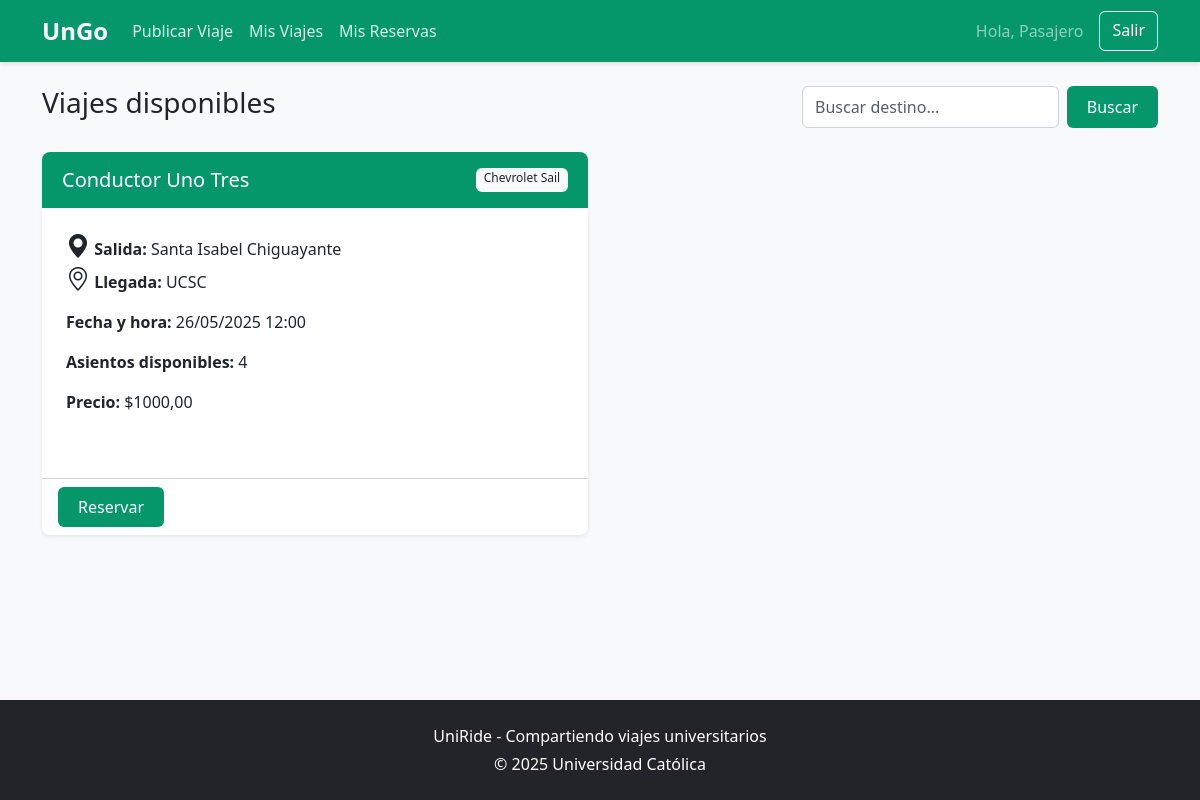
The app's page /inicio (signed in) with its own data.
### core/models.py (models this page shows, shortened)
class Usuario(AbstractUser):
    TIPO_USUARIO_CHOICES = [
        ('conductor', 'Conductor'),
        ('pasajero', 'Pasajero'),
    ]
    tipo_usuario = models.CharField(max_length=10, choices=TIPO_USUARIO_CHOICES, default='pasajero')
    telefono = models.CharField(max_length=15, blank=True, null=True)
    universidad = models.CharField(max_length=100, blank=True, null=True)
    calificacion = models.FloatField(
        validators=[MinValueValidator(0.0), MaxValueValidator(5.0)],
        default=5.0
    )

class Viaje(models.Model):
    conductor = models.ForeignKey(Usuario, on_delete=models.CASCADE, related_name='viajes_conductor')
    vehiculo = models.ForeignKey(Vehiculo, on_delete=models.CASCADE, related_name='viajes')
    origen = models.CharField(max_length=255)
    destino = models.CharField(max_length=255)
    fecha_hora_salida = models.DateTimeField()
    asientos_disponibles = models.PositiveIntegerField()
    precio_por_pasajero = models.DecimalField(max_digits=10, decimal_places=2)
    descripcion = models.TextField(blank=True, null=True)
    activo = models.BooleanField(default=True)
    creado_en = models.DateTimeField(auto_now_add=True)

class Vehiculo(models.Model):
    conductor = models.ForeignKey(Usuario, on_delete=models.CASCADE, related_name='vehiculos')
    marca = models.CharField(max_length=50)
    modelo = models.CharField(max_length=50)
    año = models.PositiveIntegerField()
    patente = models.CharField(max_length=10, unique=True)
    color = models.CharField(max_length=30)
    asientos_disponibles = models.PositiveIntegerField(default=1)

### core/views.py (the view)
# urls.py: path('inicio', views.inicio, name='inicio'),
@login_required
def inicio(request):
    viajes = Viaje.objects.filter(activo=True).order_by('-fecha_hora_salida')
    return render(request, 'core/inicio.html', {'viajes': viajes})

### core/templates/core/inicio.html
{% extends 'core/base.html' %}
{% block content %}
<div class="row mb-4">
    <div class="col-md-8">
        <h2>Viajes disponibles</h2>
    </div>
    <div class="col-md-4 text-end">
        <form method="get" class="d-flex">
            <input type="text" name="q" class="form-control me-2" placeholder="Buscar destino...">
            <button type="submit" class="btn btn-ucsc">Buscar</button>
        </form>
    </div>
</div>
<div class="row">
    {% for viaje in viajes %}
    <div class="col-md-6 mb-4">
        <div class="card card-viaje h-100">
            <div class="card-header bg-ucsc text-white">
                <div class="d-flex justify-content-between">
                    <h5 class="card-title mb-0">{{ viaje.conductor.get_full_name }}</h5>
                    <span class="badge bg-light text-dark">{{ viaje.vehiculo.marca }} {{ viaje.vehiculo.modelo }}</span>
                </div>
            </div>
            <div class="card-body">
                <div class="row">
                    <div class="col-10">
                        <p class="mb-1"><strong><i class="bi bi-geo-alt-fill h4 text-ucsc"></i> Salida:</strong> {{ viaje.origen }}</p>
                        <p class="mb-3"><strong><i class="bi bi-geo-alt h4 text-ucsc"></i> Llegada:</strong> {{ viaje.destino }}</p>
                        <p><strong>Fecha y hora:</strong> {{ viaje.fecha_hora_salida|date:"d/m/Y H:i" }}</p>
                        <p><strong>Asientos disponibles:</strong> {{ viaje.asientos_disponibles }}</p>
                        <p><strong>Precio:</strong> ${{ viaje.precio_por_pasajero }}</p>
                    </div>
                </div>
            </div>
            <div class="card-footer bg-transparent">
                <a href="{% url 'reservar_viaje' viaje.id %}" class="btn btn-ucsc">Reservar</a>
            </div>
        </div>
    </div>
    {% empty %}
    <div class="col-12">
        <div class="alert alert-info">
            No hay viajes disponibles en este momento.
        </div>
    </div>
    {% endfor %}
</div>
{% endblock %}

### core/templates/core/base.html (shortened to what this page needs)
<!DOCTYPE html>
{% load static %}
<html lang="es">
<head>
    <link href="https://cdn.jsdelivr.net/npm/bootstrap@5.3.0/dist/css/bootstrap.min.css" rel="stylesheet">
    <link rel="stylesheet" href="{% static 'core/styles.css' %}">
    <link href="https://cdn.jsdelivr.net/npm/bootstrap@5.3.0/dist/css/bootstrap.min.css" rel="stylesheet">
    <link rel="stylesheet" href="https://cdn.jsdelivr.net/npm/bootstrap-icons@1.10.0/font/bootstrap-icons.css">
    <link rel="stylesheet" href="{% static 'core/styles.css' %}">
</head>
<body>
    <nav class="navbar navbar-expand-lg navbar-dark bg-ucsc">
        <div class="container">
            <a class="navbar-brand" href="{% url 'inicio' %}">UnGo</a>
            <div class="collapse navbar-collapse">
                <ul class="navbar-nav me-auto">
                    {% if user.is_authenticated %}
                        <li class="nav-item">
                            <a class="nav-link" href="{% url 'publicar_viaje' %}">Publicar Viaje</a>
                        </li>
                        <li class="nav-item">
                            <a class="nav-link" href="{% url 'mis_viajes' %}">Mis Viajes</a>
                        </li>
                        <li class="nav-item">
                            <a class="nav-link" href="{% url 'mis_reservas' %}">Mis Reservas</a>
                        </li>
                    {% endif %}
                </ul>
                <div class="d-flex">
                    {% if user.is_authenticated %}
                        <span class="navbar-text me-3">Hola, {{ user.first_name }}</span>
                        <a href="{% url 'logout' %}" class="btn btn-outline-light">Salir</a>
                    {% else %}
                        <a href="{% url 'login' %}" class="btn btn-outline-light me-2">Ingresar</a>
                        <a href="{% url 'registro' %}" class="btn btn-light">Registrarse</a>
                    {% endif %}
                </div>
            </div>
        </div>
    </nav>
    <main class="container my-4">
        {% block content %}{% endblock %}
    </main>
    <footer class="bg-dark text-white py-4 mt-5">
        <div class="container text-center">
            <p>UniRide - Compartiendo viajes universitarios</p>
            <p class="mb-0">© {% now "Y" %} Universidad Católica</p>
        </div>
    </footer>
</body>
</html>

### core/static/core/styles.css (style rules this page uses)
:root { --ucsc-blue: #05976a; --ucsc-dark-blue: #046a4b; --ucsc-light: #f8f9fa; --ucsc-light-gray: #e9ecef; --ucsc-text: #212529; }
h2 { font-size: 28px; }
.bg-ucsc { background-color: var(--ucsc-blue); }
.btn-ucsc { background-color: var(--ucsc-blue); color: white; }
.navbar-brand { font-weight: bold; }
.card-viaje { transition: transform 0.2s; }
body { font-family: 'Segoe UI', Tahoma, Geneva, Verdana, sans-serif; color: var(--ucsc-text); background-color: var(--ucsc-light); min-height: 100vh; display: flex; flex-direction: column; }
.container { flex: 1; }
.navbar { background-color: var(--ucsc-blue) !important; box-shadow: 0 2px 4px rgba(0, 0, 0, 0.1); }
.navbar-brand { font-weight: 700; font-size: 1.5rem; }
.navbar-nav .nav-link { color: rgba(255, 255, 255, 0.85); padding: 0.5rem 1rem; transition: color 0.3s; }
.card { border: none; border-radius: 0.5rem; box-shadow: 0 0.125rem 0.25rem rgba(0, 0, 0, 0.075); transition: transform 0.3s, box-shadow 0.3s; margin-bottom: 1.5rem; }
.card-header { border-bottom: none; border-radius: 0.5rem 0.5rem 0 0 !important; padding: 1rem 1.25rem; }
.card-body { padding: 1.5rem; }
.btn-ucsc { background-color: var(--ucsc-blue); color: white; border: none; padding: 0.5rem 1.25rem; transition: all 0.3s; }
.form-control, .form-select { border-radius: 0.375rem; padding: 0.5rem 0.75rem; border: 1px solid #ced4da; }
.badge { font-weight: 500; padding: 0.35em 0.65em; }
input { border-radius: 0.375rem; padding: 0.5rem 0.75rem; border: 1px solid #ced4da; }
footer { background-color: var(--ucsc-dark-blue); color: white; padding: 1.5rem 0; margin-top: 3rem; }
footer p { margin-bottom: 0.25rem; }

### records on screen
Usuario: first_name "Pasajero"
Viaje: conductor.get_full_name "Conductor Uno Tres", vehiculo.marca "Chevrolet", vehiculo.modelo "Sail", origen "Santa Isabel Chiguayante", destino "UCSC", fecha_hora_salida "26/05/2025 12:00", asientos_disponibles "4", precio_por_pasajero "1000,00"
